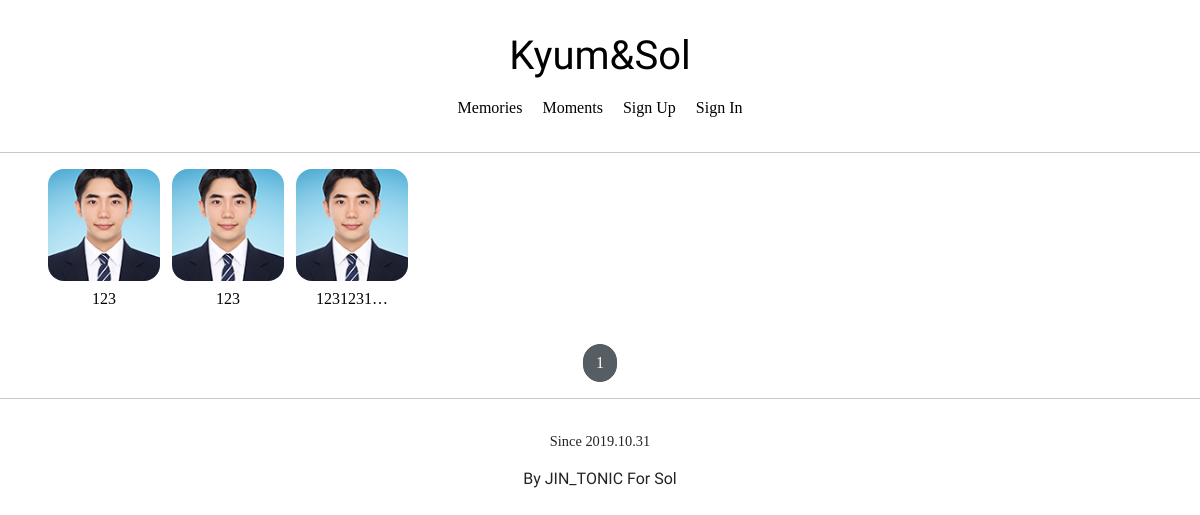
/projects/list/, run on the app's committed database.
### projectapp/models.py (models this page shows, shortened)
class Project(models.Model):
    image = models.ImageField(upload_to='project/', null=False)
    title = models.CharField(max_length=20, null=False)
    description = models.CharField(max_length=200, null=True)
    created_at = models.DateTimeField(auto_now=True)

### projectapp/views.py (the view)
# urls.py: path('list/', ProjectListView.as_view(), name='list'),
class ProjectListView(ListView):
    model = Project
    context_object_name = 'project_list'
    template_name = 'projectapp/list.html'
    paginate_by = 20

### projectapp/templates/projectapp/list.html (shortened to what this page needs)
{% extends 'base.html' %}
{% load static %}
{% block content %}
    {% if project_list %}
    <div class="container">
      {% for project in project_list %}
        <a href="{% url 'projectapp:detail' pk=project.pk %}">
          {% include 'snippets/card_project.html' with project=project %}
        </a>
      {% endfor %}
    </div>
    {% else %}
      <div style = "text-align: center" >
        <h1>No Moments YET!</h1>
      </div>
      </div>
    {% endif %}
    {% include 'snippets/pagination.html' with page_obj=page_obj %}
{% endblock %}

### templates/snippets/card_project.html
<div style="display: block; text-align: center;">
    <img src="{{ project.image.url }}" alt="">
    <h6 class="mt-2" style="font-family: 'NanumSquareRoundR'">
        {{ project.title | truncatechars:8 }}
    </h6>
</div>

### static/base.css (style rules this page uses)
a { color: black; text-decoration: none; }

### projectapp/templates/projectapp/list.html (style rules this page uses)
.container { padding: 0; margin: 0, auto; }
.container div { display: flex; justify-content: center; align-items: center; border-radius: 1rem; }
.container img { width: 7rem; height: 7rem; object-fit: cover; border-radius: 1rem; }

### data on the page
Project: image (picture), title "123"
Project: image (picture), title "123"
Project: image (picture), title "1231231…"

### other printed values
{{ page_obj.number }} "1"
